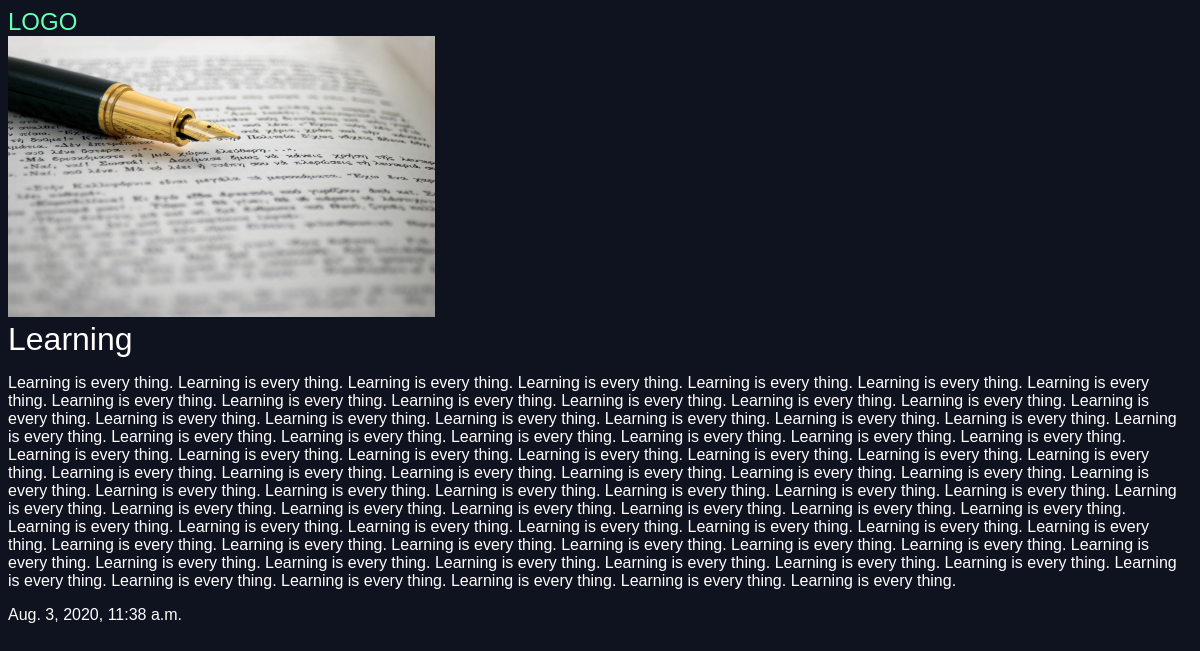
Screenshot of /articles/Learning with the database file from the repository.
### articles/models.py (models this page shows, shortened)
class Article(models.Model):
    title = models.CharField(max_length = 100)
    slug = models.SlugField()
    body = models.TextField()
    date = models.DateTimeField(auto_now_add = True)
    image = models.ImageField(default='default.jpg', blank=True)

### articles/views.py (the view)
# urls.py: path('<slug>', views.articles_detail,name="detail"),
def articles_detail(request, slug):
    article = models.Article.objects.get(slug=slug)
    return render(request, 'articles/article_detail.html', {'article':article})

### articles/templates/articles/article_detail.html
{% extends 'base.html' %}
{% block content %}
<div class="article-detail">
  <div class="article">
    <img src="{{article.image.url}}" alt="">
    <h1>{{article.title}}</h1>
    <p>{{article.body}}</p>
    <p>{{article.date}}</p>
  </div>
</div>
{% endblock %}

### assets/styles.css (style rules this page uses)
body { background-color: #0f121f; background-image: url(stars.jpg); background-repeat: no-repeat; background-attachment: fixed; color: #fff; }
body * { font-family: arial; }
h1,h2,h3,h4,h5,h6 { font-weight: normal; margin: 0; }

### rows the page displays
Article: image (placeholder picture), title "Learning", body "Learning is every thing. Learning is every thing. Learning is every thing. Learning is every thing. Learning is every thing. Learning is every thing. Learning is every thing. Learning is every thing. Learning is every thing. Learning is every thing. Learning is every thing. Learning is every thing. Learning is every thing. Learning is every thing. Learning is every thing. Learning is every thing. Learning is every thing. Learning is every thing. Learning is every thing. Learning is every thing. Learning is every thing. Learning is every thing. Learning is every thing. Learning is every thing. Learning is every thing. Learning is every thing. Learning is every thing. Learning is every thing.…", date "Aug. 3, 2020, 11:38 a.m."
